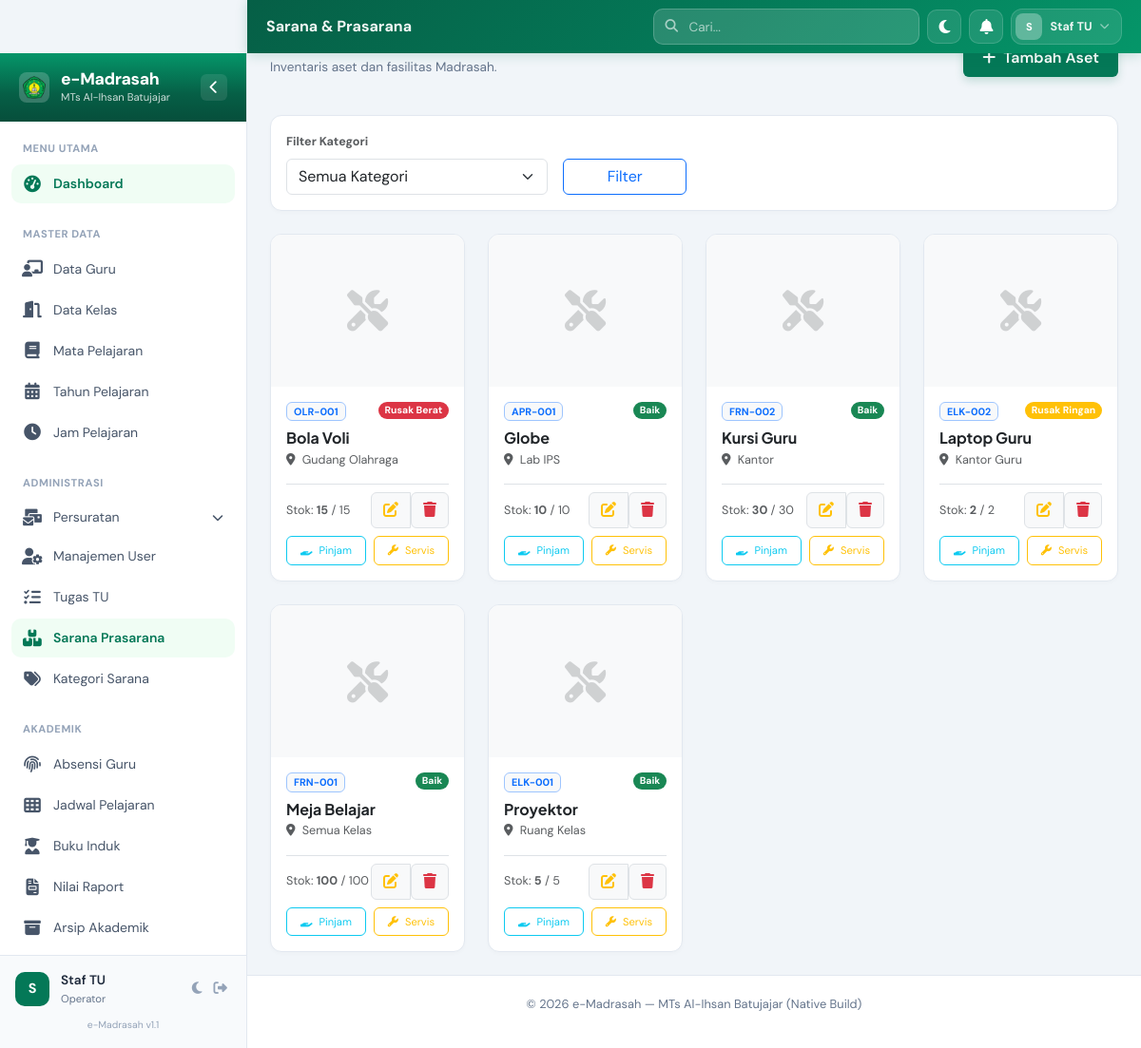
Page /modules/sarana/index.php (signed in) on the committed database.
### tables this page shows
CREATE TABLE `sarana_prasarana` (
  `id` bigint unsigned NOT NULL AUTO_INCREMENT,
  `kode_sarana` varchar(255) NOT NULL,
  `nama_sarana` varchar(255) NOT NULL,
  `kategori_id` bigint unsigned NOT NULL,
  `spesifikasi` text,
  `jumlah` int NOT NULL DEFAULT '1',
  `stok_tersedia` int DEFAULT '0',
  `kondisi` enum('baik','rusak_ringan','rusak_berat','hilang') NOT NULL DEFAULT 'baik',
  `lokasi_ruang` varchar(255) DEFAULT NULL,
  `tahun_pengadaan` year DEFAULT NULL,
  `foto` varchar(255) DEFAULT NULL,
  `created_at` timestamp NULL DEFAULT NULL,
  `updated_at` timestamp NULL DEFAULT NULL,
  PRIMARY KEY (`id`),
  UNIQUE KEY `sarana_prasarana_kode_sarana_unique` (`kode_sarana`),
  KEY `sarana_prasarana_kategori_id_foreign` (`kategori_id`),
  CONSTRAINT `sarana_prasarana_kategori_id_foreign` FOREIGN KEY (`kategori_id`) REFERENCES `kategori_sarana` (`id`) ON DELETE RESTRICT
);

### modules/sarana/index.php (the view, shortened to what this page needs)
<?php
include __DIR__ . '/../../includes/header.php';
$kategori_filter = isset($_GET['kategori_id']) ? $_GET['kategori_id'] : '';
$query_str = "SELECT s.*, k.nama_kategori
              FROM sarana_prasarana s
              JOIN kategori_sarana k ON s.kategori_id = k.id";
$query_str .= " ORDER BY s.nama_sarana ASC";
$stmt = $pdo->prepare($query_str);
if ($kategori_filter) {
    $stmt->execute(['kat' => $kategori_filter]);
} else {
    $stmt->execute();
}
$assets = $stmt->fetchAll();
?>
<div class="page-header mb-4 fade-in">
    <div>
        <h2 class="page-title"><i class="fas fa-boxes-stacked me-2 text-primary"></i>Sarana & Prasarana</h2>
        <p class="page-subtitle">Inventaris aset dan fasilitas Madrasah.</p>
    </div>
    <div>
        <a href="create.php" class="btn btn-primary">
            <i class="fas fa-plus me-2"></i>Tambah Aset
        </a>
    </div>
</div>
<div class="card border-0 shadow-sm mb-4">
    <div class="card-body">
        <form method="GET" class="row g-3 align-items-end">
            <div class="col-md-4">
                <label class="form-label small fw-bold text-muted">Filter Kategori</label>
                <select name="kategori_id" class="form-select">
                    <option value="">Semua Kategori</option>
                </select>
            </div>
            <div class="col-md-2">
                <button type="submit" class="btn btn-outline-primary w-100">Filter</button>
            </div>
        </form>
    </div>
</div>
<div class="row g-4 fade-in">
    <?php if (empty($assets)): ?>
    <div class="col-12 text-center py-5 text-muted bg-white rounded-4 border">
        <i class="fas fa-box-open fa-3x mb-3 opacity-25"></i>
        <p>Data aset tidak ditemukan.</p>
    </div>
    <?php else: ?>
        <?php foreach ($assets as $a): ?>
        <div class="col-sm-6 col-lg-4 col-xl-3">
            <div class="card border-0 shadow-sm h-100 overflow-hidden">
                <div class="bg-light d-flex align-items-center justify-content-center" style="height: 160px;">
                    <?php if($a['foto']): ?>
                        <img src="<?php echo base_url('uploads/sarana/' . $a['foto']); ?>" class="w-100 h-100 object-fit-cover">
                    <?php else: ?>
                        <i class="fas fa-tools fa-3x text-muted opacity-25"></i>
                    <?php endif; ?>
                </div>
                <div class="card-body p-3">
                    <div class="d-flex justify-content-between align-items-start mb-2">
                        <span class="badge bg-light text-primary border border-primary-subtle small"><?php echo $a['kode_sarana']; ?></span>
                        <?php
                            $cond_cls = ['baik' => 'bg-success', 'rusak_ringan' => 'bg-warning', 'rusak_berat' => 'bg-danger', 'hilang' => 'bg-dark'];
                            $cond_text = ['baik' => 'Baik', 'rusak_ringan' => 'Rusak Ringan', 'rusak_berat' => 'Rusak Berat', 'hilang' => 'Hilang'];
                        ?>
                        <span class="badge <?php echo $cond_cls[$a['kondisi']]; ?> rounded-pill" style="font-size: 0.65rem;">
                            <?php echo $cond_text[$a['kondisi']]; ?>
                        </span>
                    </div>
                    <h6 class="fw-bold text-dark mb-1"><?php echo $a['nama_sarana']; ?></h6>
                    <p class="small text-muted mb-2"><i class="fas fa-map-marker-alt me-1"></i> <?php echo $a['lokasi_ruang'] ?: 'Tidak ada lokasi'; ?></p>
                    <div class="d-flex flex-column gap-2 mt-3 pt-2 border-top">
                        <div class="d-flex justify-content-between align-items-center">
                            <span class="small text-muted">Stok: <strong><?php echo $a['stok_tersedia']; ?></strong> / <?php echo $a['jumlah']; ?></span>
                            <div class="btn-group">
                                <a href="edit.php?id=<?php echo $a['id']; ?>" class="btn btn-xs btn-light border" title="Edit"><i class="fas fa-edit text-warning"></i></a>
                                <form action="delete.php" method="POST" class="d-inline" id="deleteForm-<?= $a['id'] ?>">
                                    <button type="button" class="btn btn-xs btn-light border"
                                        onclick="showConfirmModal('Hapus aset ini?', function() { document.getElementById('deleteForm-<?= $a['id'] ?>').submit(); })"
                                        title="Hapus">
                                        <i class="fas fa-trash text-danger"></i>
                                    </button>
                                </form>
                            </div>
                        </div>
                        <div class="d-grid gap-2 d-md-flex">
                            <a href="pinjam.php?sarana_id=<?php echo $a['id']; ?>" class="btn btn-xs btn-outline-info flex-fill" style="font-size: 0.7rem;">
                                <i class="fas fa-hand-holding me-1"></i> Pinjam
                            </a>
                            <a href="servis.php?sarana_id=<?php echo $a['id']; ?>" class="btn btn-xs btn-outline-warning flex-fill" style="font-size: 0.7rem;">
                                <i class="fas fa-wrench me-1"></i> Servis
                            </a>
                        </div>
                    </div>
                </div>
            </div>
        </div>
        <?php endforeach; ?>
    <?php endif; ?>
</div>
<?php include __DIR__ . '/../../includes/footer.php'; ?>

### assets/css/custom.css (style rules this page uses)
:root { --em-green-950: #022c22; --em-green-900: #064e3b; --em-green-800: #065f46; --em-green-700: #047857; --em-green-600: #059669; --em-green-500: #10b981; --em-green-200: #a7f3d0; --em-green-100: #d1fae5; --em-green-50 : #f0fdf4; --em-gold : #b45309; --em-gold-light: #fef3c7; --em-gray-950: #020617; --em-gray-900: #0f172a; --em-gray-800: #1e293b; --em-gray-700: #334155; --em-gray-600: #475569; --em-gray-500: #64748b; --em-gray-400: #94a3b8; --em-gray-300: #cbd5e1; --em-gray-200: #e2e8f0; --em-gray-100: #f1f5f9; --em-gray-50 : #f8fafc; --em-white : #ffffff; --em-primary : var(--em-green-700); --em-primary-dark : var(--em-green-800); --em-primary-darker : var(--em-green-900); --em-surface : var(--em-white); --em-bg : #f1f5f9; --em-border : #e2e8f0; --em-text : #1e293b; --em-text-muted : #64748b; --em-sidebar-w : 260px; --em-sidebar-collapsed-w: 75px; --em-header-h : 56px; --em-r-md : 10px; --em-r-lg : 14px; --em-r-xl : 20px; --em-r-full: 9999px; --em-ease : cubic-bezier(0.4, 0, 0.2, 1); --em-dur : 250ms; }
body { font-family: 'DM Sans', 'Segoe UI', system-ui, sans-serif; background: var(--em-bg); color: var(--em-text); font-size: 0.9rem; -webkit-font-smoothing: antialiased; overflow-x: hidden; transition: background-color 0.3s ease, color 0.3s ease; }
h1, h2, h3, h4, h5, h6 { font-family: 'Plus Jakarta Sans', sans-serif; font-weight: 700; }
.fade-in { animation: emFadeIn 0.5s ease both; }
.card { border-radius: 12px !important; border: 1px solid var(--em-border) !important; box-shadow: 0 2px 4px rgba(0,0,0,0.02) !important; background: var(--em-white); transition: transform 0.2s, box-shadow 0.2s; }
.btn-primary { background: var(--em-primary); border: none; padding: 8px 20px; font-weight: 600; box-shadow: 0 4px 10px rgba(4, 120, 87, 0.2); }
.fade-in { animation: fadeIn 0.4s ease-out; }
.page-header { display: flex; flex-wrap: wrap; gap: 16px; justify-content: space-between; align-items: center; margin-bottom: 24px; }
.page-title { font-size: 1.5rem; font-weight: 800; color: var(--em-gray-900); }
.page-subtitle { font-size: 0.85rem; color: var(--em-gray-500); }

### rows in the picture
sarana_prasarana: kode_sarana "OLR-001", kondisi "Rusak Berat", nama_sarana "Bola Voli", lokasi_ruang "Gudang Olahraga", stok_tersedia "15", jumlah "15"
sarana_prasarana: kode_sarana "APR-001", kondisi "Baik", nama_sarana "Globe", lokasi_ruang "Lab IPS", stok_tersedia "10", jumlah "10"
sarana_prasarana: kode_sarana "FRN-002", kondisi "Baik", nama_sarana "Kursi Guru", lokasi_ruang "Kantor", stok_tersedia "30", jumlah "30"
sarana_prasarana: kode_sarana "ELK-002", kondisi "Rusak Ringan", nama_sarana "Laptop Guru", lokasi_ruang "Kantor Guru", stok_tersedia "2", jumlah "2"
sarana_prasarana: kode_sarana "FRN-001", kondisi "Baik", nama_sarana "Meja Belajar", lokasi_ruang "Semua Kelas", stok_tersedia "100", jumlah "100"
sarana_prasarana: kode_sarana "ELK-001", kondisi "Baik", nama_sarana "Proyektor", lokasi_ruang "Ruang Kelas", stok_tersedia "5", jumlah "5"

### other values in the picture
$page_title "Sarana & Prasarana"
substr($_SESSION['user_name'] ?? 'A', 0, 1) "S"
$_SESSION['user_name'] "Staf TU"
$_SESSION['user_role'] "Operator"
